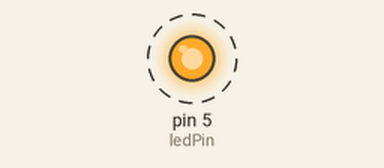
Simulated run of this sketch. Board: Arduino Uno, built with avr-gcc and run on an emulated ATmega328P. On the bench: output pins drawn as LEDs (lit = HIGH). Dashed ring = blinking.

Above: at 0.5 s.
Timing chart, 0 to 4.6 s (numbered marks = the images above):
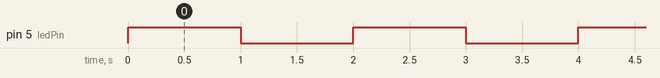

The sketch:

Blink.ino
```cpp
int ledPin = 5; // Attiny 2/4/84
// int ledPin = 6; // Attiny 2/4/85

void setup() {
  pinMode(ledPin, 1);
}

void loop() {
	digitalWrite(ledPin, 1);
	delay(1000);
	digitalWrite(ledPin, 0);
	delay(1000);
}
```

Measured:
- by itself, pin 5 (ledPin): alternates HIGH for 1.0 s and LOW for 1.0 s
